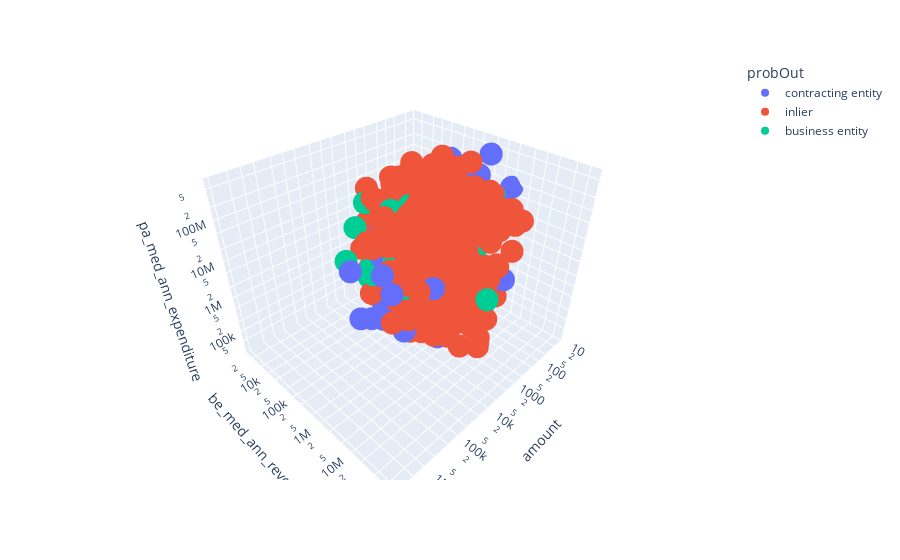

Notebook cell for this chart:
### Code cell
import plotly.express as px
px.scatter_3d(df, x="amount", y="be_med_ann_revenue", z="pa_med_ann_expenditure", 
    color="probOut", log_x=True, log_y=True, log_z=True)

### Figure 1 — Plotly figure (JSON) as saved in the notebook; plotly's stock layout.template omitted (floating-point values rounded to 4 significant figures; data arrays with more than 128 entries replaced by an {"elided": "..."} marker saying what was removed)
{"data": [{"hovertemplate": "probOut=contracting entity<br>amount=%{x}<br>be_med_ann_revenue=%{y}<br>pa_med_ann_expenditure=%{z}<extra></extra>", "legendgroup": "contracting entity", "marker": {"color": "#636efa", "symbol": "circle"}, "mode": "markers", "name": "contracting entity", "scene": "scene", "showlegend": true, "type": "scatter3d", "x": [417576, 35240.0, 34.9, 36, 40000.0, 24.97, 27500, 193400, 23, 95, 25, 15.92, 14150.0, 18.86, 100, 50.86, 5000, 10030, 55.2, 14, 22.5, 34.59, 43.2, 19.99, 47.5, 37, 52200, 47.6, 50, 14, 44, 4070000.0, 919900.0, 834300, 4248681], "y": [5695000.0, 1648000.0, 37920.0, 212100.0, 11680000.0, 988600.0, 256600.0, 1063000.0, 5127.0, 623700.0, 45780.0, 256600.0, 871200.0, 35000.0, 57240.0, 110300.0, 2894000.0, 84900.0, 126000.0, 2070000.0, 23700.0, 1789000.0, 983800.0, 103100.0, 185600.0, 4888000.0, 577000.0, 64230.0, 43520.0, 699600.0, 247900.0, 116700000.0, 2070000.0, 12780000.0, 23260000.0], "z": [8731000.0, 413800.0, 386300.0, 71000000.0, 18900000.0, 262400.0, 422700.0, 2037000.0, 642600.0, 1262000.0, 169100000.0, 93790000.0, 18900000.0, 34090000.0, 18900000.0, 1003000.0, 112900.0, 41950000.0, 157100.0, 86470000.0, 74050.0, 41950000.0, 617300000.0, 30290.0, 41950000.0, 509700.0, 26110000.0, 91900.0, 6934000.0, 104700.0, 41950000.0, 617300000.0, 93790000.0, 185800000.0, 86470000.0]}, {"hovertemplate": "probOut=inlier<br>amount=%{x}<br>be_med_ann_revenue=%{y}<br>pa_med_ann_expenditure=%{z}<extra></extra>", "legendgroup": "inlier", "marker": {"color": "#EF553B", "symbol": "circle"}, "mode": "markers", "name": "inlier", "scene": "scene", "showlegend": true, "type": "scatter3d", "x": {"elided": "996 float values"}, "y": {"elided": "996 float values"}, "z": {"elided": "996 float values"}}, {"hovertemplate": "probOut=business entity<br>amount=%{x}<br>be_med_ann_revenue=%{y}<br>pa_med_ann_expenditure=%{z}<extra></extra>", "legendgroup": "business entity", "marker": {"color": "#00cc96", "symbol": "circle"}, "mode": "markers", "name": "business entity", "scene": "scene", "showlegend": true, "type": "scatter3d", "x": [218750, 493100.0, 10187, 136.4, 10000, 54.89, 244, 800, 39.59, 7000, 200, 59.96, 5000, 15000, 97.47, 10000, 30000, 25000, 36100, 1667, 80, 47.13, 180, 88000, 52, 9000, 64, 62300.0], "y": [550100.0, 722400.0, 79870.0, 99620.0, 654200.0, 455700.0, 315800.0, 14670000.0, 1435000.0, 156500.0, 1960000.0, 185000.0, 543300.0, 47940.0, 736900.0, 27590.0, 136800.0, 496700.0, 893000.0, 64230.0, 47890.0, 428000.0, 1066000.0, 527100.0, 623700.0, 241000.0, 184600.0, 3222000.0], "z": [232300000.0, 69560000.0, 1453000.0, 76930.0, 222800000.0, 194900.0, 1124000.0, 1262000.0, 71000000.0, 58350000.0, 5033000.0, 89100.0, 87550.0, 1266000.0, 36570000.0, 80060000.0, 6318000.0, 222800000.0, 26110000.0, 72920.0, 8030000.0, 71000000.0, 517000.0, 12300000.0, 499400.0, 224300.0, 24730000.0, 12150000.0]}], "layout": {"legend": {"title": {"text": "probOut"}, "tracegroupgap": 0}, "margin": {"t": 60}, "scene": {"domain": {"x": [0, 1], "y": [0, 1]}, "xaxis": {"title": {"text": "amount"}, "type": "log"}, "yaxis": {"title": {"text": "be_med_ann_revenue"}, "type": "log"}, "zaxis": {"title": {"text": "pa_med_ann_expenditure"}, "type": "log"}}}}
